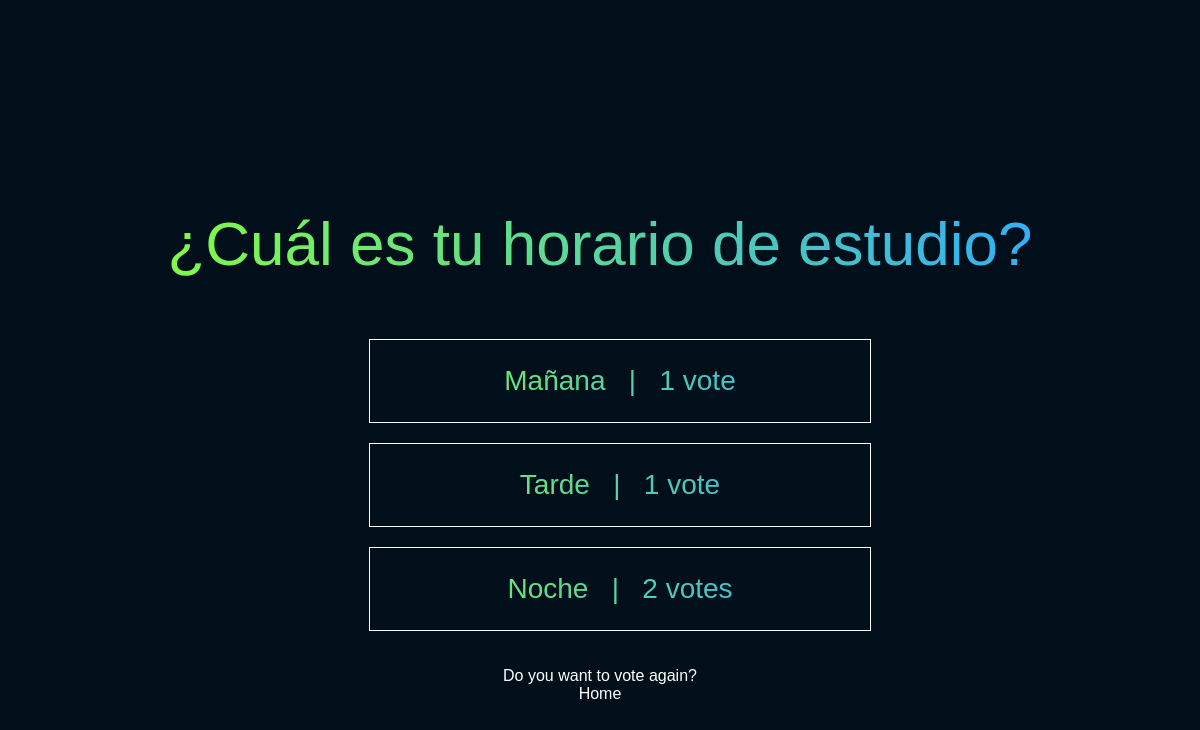
The app's page /2/results/ with its own data.
### polls/models.py (models this page shows, shortened)
class Question(models.Model):
    question_text = models.CharField (max_length=200)
    pub_date = models.DateTimeField("date published")

class Choice(models.Model):
    question_id = models.ForeignKey(Question, on_delete= models.CASCADE)
    choice_text = models.CharField(max_length=200)
    votes = models.IntegerField(default=0)

### polls/views.py (the view)
# urls.py: path('<int:pk>/results/', views.ResultsView.as_view(), name='results'),
class ResultsView(generic.DetailView):
    model = Question
    template_name = 'polls/results.html'

### polls/templates/polls/results.html (shortened to what this page needs)
{% load static %}
<!DOCTYPE html>
<html lang="en">
<head>
    <link rel="stylesheet" href="{% static 'polls/style.css' %}">
    <link rel="stylesheet" href="{% static 'polls/results.css' %}">
</head>
<body>
    <header>
        <p>{{ question.question_text }}</p>
    </header>
    <ul>
        {% for choice in question.choice_set.all %}
            <li>{{ choice.choice_text }} &nbsp; | &nbsp; {{ choice.votes }} vote{{ choice.votes|pluralize:"s"}}</li>
        {% endfor %}
    </ul>
    <a href="{% url 'polls:details' question.id %}">Do you want to vote again?</a>
    <a href="{% url 'polls:index' %}">Home</a>
</body>
</html>

### polls/static/polls/style.css (style rules this page uses)
body, header, ul, li, footer { align-items: center; display: flex; justify-content: center; }
header, ul { background: linear-gradient( to right, hsl(98, 100%, 62%), hsl(204, 100%, 59%) ); -webkit-background-clip: text; -webkit-text-fill-color: transparent; text-align: center; }
body { background: hsl(204, 100%, 5%); flex-direction: column; font-family: Arial, Helvetica, sans-serif; height: 100vh; }
header { color: #71622d; font-size: 72px; height: 60px; padding: 100px 50px 50px; }
ul { flex-direction: column; }
li { border: 1px solid white; font-size: 28px; margin-bottom: 20px; padding: 25px; width: 450px; }
a { color: white; text-decoration: none; }

### polls/static/polls/results.css (style rules this page uses)
body { display: flex; align-items: center; justify-content: center; }
header { display: flex; align-items: center; justify-content: center; padding: 50px; padding-top: 100px; height: 60px; font-size: 62px; color: #71632d; }

### records on screen
Question: question_text "¿Cuál es tu horario de estudio?"
Choice: choice_text "Mañana", votes "1"
Choice: choice_text "Tarde", votes "1"
Choice: choice_text "Noche", votes "2"
